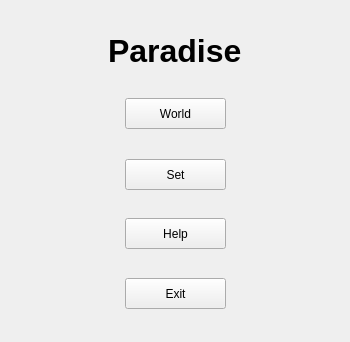
<?xml version="1.0" encoding="UTF-8"?>
<ui version="4.0">
 <class>Menu</class>
 <widget class="QWidget" name="Menu">
  <property name="geometry">
   <rect>
    <x>0</x>
    <y>0</y>
    <width>348</width>
    <height>342</height>
   </rect>
  </property>
  <property name="windowTitle">
   <string>Form</string>
  </property>
  <layout class="QHBoxLayout" name="horizontalLayout_7">
   <item>
    <layout class="QVBoxLayout" name="verticalLayout">
     <item>
      <spacer name="verticalSpacer">
       <property name="orientation">
        <enum>Qt::Vertical</enum>
       </property>
       <property name="sizeHint" stdset="0">
        <size>
         <width>328</width>
         <height>15</height>
        </size>
       </property>
      </spacer>
     </item>
     <item>
      <layout class="QHBoxLayout" name="horizontalLayout_5">
       <item>
        <spacer name="horizontalSpacer_9">
         <property name="orientation">
          <enum>Qt::Horizontal</enum>
         </property>
         <property name="sizeHint" stdset="0">
          <size>
           <width>40</width>
           <height>20</height>
          </size>
         </property>
        </spacer>
       </item>
       <item>
        <widget class="QLabel" name="label">
         <property name="font">
          <font>
           <family>Arial</family>
           <pointsize>24</pointsize>
           <weight>75</weight>
           <bold>true</bold>
          </font>
         </property>
         <property name="text">
          <string>Paradise</string>
         </property>
        </widget>
       </item>
       <item>
        <spacer name="horizontalSpacer_10">
         <property name="orientation">
          <enum>Qt::Horizontal</enum>
         </property>
         <property name="sizeHint" stdset="0">
          <size>
           <width>40</width>
           <height>20</height>
          </size>
         </property>
        </spacer>
       </item>
      </layout>
     </item>
     <item>
      <spacer name="verticalSpacer_3">
       <property name="orientation">
        <enum>Qt::Vertical</enum>
       </property>
       <property name="sizeHint" stdset="0">
        <size>
         <width>328</width>
         <height>15</height>
        </size>
       </property>
      </spacer>
     </item>
     <item>
      <layout class="QHBoxLayout" name="horizontalLayout_2">
       <item>
        <spacer name="horizontalSpacer_3">
         <property name="orientation">
          <enum>Qt::Horizontal</enum>
         </property>
         <property name="sizeHint" stdset="0">
          <size>
           <width>40</width>
           <height>20</height>
          </size>
         </property>
        </spacer>
       </item>
       <item>
        <widget class="QPushButton" name="selectedWorldBtn">
         <property name="minimumSize">
          <size>
           <width>101</width>
           <height>31</height>
          </size>
         </property>
         <property name="text">
          <string>World</string>
         </property>
        </widget>
       </item>
       <item>
        <spacer name="horizontalSpacer_4">
         <property name="orientation">
          <enum>Qt::Horizontal</enum>
         </property>
         <property name="sizeHint" stdset="0">
          <size>
           <width>40</width>
           <height>20</height>
          </size>
         </property>
        </spacer>
       </item>
      </layout>
     </item>
     <item>
      <spacer name="verticalSpacer_7">
       <property name="orientation">
        <enum>Qt::Vertical</enum>
       </property>
       <property name="sizeHint" stdset="0">
        <size>
         <width>17</width>
         <height>24</height>
        </size>
       </property>
      </spacer>
     </item>
     <item>
      <layout class="QHBoxLayout" name="horizontalLayout_3">
       <item>
        <spacer name="horizontalSpacer_5">
         <property name="orientation">
          <enum>Qt::Horizontal</enum>
         </property>
         <property name="sizeHint" stdset="0">
          <size>
           <width>40</width>
           <height>20</height>
          </size>
         </property>
        </spacer>
       </item>
       <item>
        <widget class="QPushButton" name="setBtn">
         <property name="minimumSize">
          <size>
           <width>101</width>
           <height>31</height>
          </size>
         </property>
         <property name="text">
          <string>Set</string>
         </property>
        </widget>
       </item>
       <item>
        <spacer name="horizontalSpacer_6">
         <property name="orientation">
          <enum>Qt::Horizontal</enum>
         </property>
         <property name="sizeHint" stdset="0">
          <size>
           <width>40</width>
           <height>20</height>
          </size>
         </property>
        </spacer>
       </item>
      </layout>
     </item>
     <item>
      <spacer name="verticalSpacer_4">
       <property name="orientation">
        <enum>Qt::Vertical</enum>
       </property>
       <property name="sizeHint" stdset="0">
        <size>
         <width>328</width>
         <height>14</height>
        </size>
       </property>
      </spacer>
     </item>
     <item>
      <layout class="QHBoxLayout" name="horizontalLayout_6">
       <item>
        <spacer name="horizontalSpacer_11">
         <property name="orientation">
          <enum>Qt::Horizontal</enum>
         </property>
         <property name="sizeHint" stdset="0">
          <size>
           <width>40</width>
           <height>20</height>
          </size>
         </property>
        </spacer>
       </item>
       <item>
        <widget class="QPushButton" name="helpBtn">
         <property name="minimumSize">
          <size>
           <width>101</width>
           <height>31</height>
          </size>
         </property>
         <property name="text">
          <string>Help</string>
         </property>
        </widget>
       </item>
       <item>
        <spacer name="horizontalSpacer_12">
         <property name="orientation">
          <enum>Qt::Horizontal</enum>
         </property>
         <property name="sizeHint" stdset="0">
          <size>
           <width>40</width>
           <height>20</height>
          </size>
         </property>
        </spacer>
       </item>
      </layout>
     </item>
     <item>
      <spacer name="verticalSpacer_5">
       <property name="orientation">
        <enum>Qt::Vertical</enum>
       </property>
       <property name="sizeHint" stdset="0">
        <size>
         <width>328</width>
         <height>15</height>
        </size>
       </property>
      </spacer>
     </item>
     <item>
      <layout class="QHBoxLayout" name="horizontalLayout_4">
       <item>
        <spacer name="horizontalSpacer_7">
         <property name="orientation">
          <enum>Qt::Horizontal</enum>
         </property>
         <property name="sizeHint" stdset="0">
          <size>
           <width>40</width>
           <height>20</height>
          </size>
         </property>
        </spacer>
       </item>
       <item>
        <widget class="QPushButton" name="exitBtn">
         <property name="minimumSize">
          <size>
           <width>101</width>
           <height>31</height>
          </size>
         </property>
         <property name="text">
          <string>Exit</string>
         </property>
        </widget>
       </item>
       <item>
        <spacer name="horizontalSpacer_8">
         <property name="orientation">
          <enum>Qt::Horizontal</enum>
         </property>
         <property name="sizeHint" stdset="0">
          <size>
           <width>40</width>
           <height>20</height>
          </size>
         </property>
        </spacer>
       </item>
      </layout>
     </item>
     <item>
      <spacer name="verticalSpacer_6">
       <property name="orientation">
        <enum>Qt::Vertical</enum>
       </property>
       <property name="sizeHint" stdset="0">
        <size>
         <width>328</width>
         <height>15</height>
        </size>
       </property>
      </spacer>
     </item>
    </layout>
   </item>
  </layout>
 </widget>
 <resources/>
 <connections/>
</ui>
